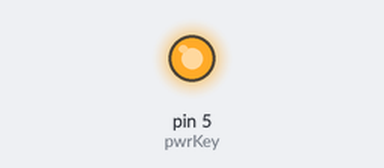
Recording of a sketch running on a simulated Teensy 4. Shown: output pins drawn as LEDs (lit = HIGH). The modem accepts every AT command (registered, SIM ready, sends succeed) and sends nothing else.

Above: at 0.1 s.
At 3.1 s:
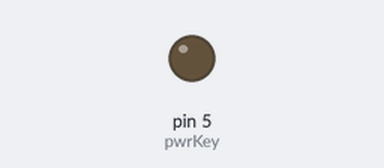
Timing chart, 0 to 4.6 s (numbered marks = the images above):
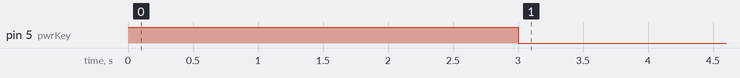

The sketch:

tbmon_base_Teensy.ino
```cpp
/* Requires Arduino IDE and MIRF library
 * MIRF lib: https://github.com/aaronds/arduino-nrf24l01/tree/master/Mirf
 * NOTE: It may be necessary to modify MirfHardwareSpiDriver.cpp with;
 * SPI.setClockDivider(SPI_CLOCK_DIV2);
 * to increase stability on Freescale K series uC.
 * NOTE: added flushRX() function declare to HardwareSerial.h & function to HardwareSerial3.cpp
 * flushRX() is the old <1.0 flush() function to clear the Serial buffer.
 */

#include <SPI.h>
#include <Mirf.h>
#include <nRF24L01.h>
#include <MirfHardwareSpiDriver.h>

//PwrKey SIM900
int pwrKey = 5;

//GSM driver pins
//byte gsmDriverPin[3] = {3,4,5};

//Xively API Key
char xApiKey[49] = "CAhdALe5DFe3xjtcUTdFk0HqWAOwB8xCM3tiLsZqaBVen0zS";
//byte data[Mirf.payload]; // data buffer - unused currently
//float data; // recieved data

void setup(){

  //setup GSM driver pins
  /*for (int i = 0 ; i < 3; i++){
    pinMode(gsmDriverPin[i],OUTPUT);
  }

  digitalWrite(5,HIGH);//Output GSM Timing
  delay(1500);
  digitalWrite(5,LOW);
  delay(5000);
  digitalWrite(3,LOW);//Enable the GSM mode
  digitalWrite(4,HIGH);//Disable the GPS mode
  delay(2000);
  */

  pinMode(pwrKey, OUTPUT);
  digitalWrite(pwrKey, HIGH);
  delay(3000);
  digitalWrite(pwrKey, LOW);

  Serial3.begin(9600);
  delay(5000);//call ready & wait for comms
  delay(5000);


  Serial3.println("AT+CMEE=1");
  delay(2000);

  Serial3.println("AT+CGATT=1"); //attach gprs service
  delay(2000);

  Serial3.println("AT+SAPBR=3,1,\"CONTYPE\",\"GPRS\""); //Set bearer connection type
  delay(2000);

  Serial3.println("AT+SAPBR=3,1,\"APN\",\"wap.o2.co.uk\""); //set bearer mode
  delay(2000);

  Serial3.println("AT+SAPBR=3,1,\"USER\",\"o2wap\""); //set bearer user
  delay(2000);

  Serial3.println("AT+SAPBR=3,1,\"PWD\",\"password\""); //Set bearer pass
  delay(2000);

  //Teensy pin config
  Mirf.cePin = 15;
  Mirf.csnPin = 20;

  // Set the SPI Driver.
  Mirf.spi = &MirfHardwareSpi;

  // Setup pins / SPI
  Mirf.init();

  // Configure reciving address.
  Mirf.setRADDR((byte *)"tbmn1");

  // payload on client and server must be the same.
  Mirf.payload = sizeof(float);

  // Write channel and payload config then power up reciver.
  Mirf.config();

  // Get IP address and post it
  getIP();
}

// main loop
void loop(){

 postData(pollSensor());

 delay(5000);

}

// function to get the current IP and update xevily
void getIP() {
  //char* ipAddr[];
  char serData;
  String stringIpAddr = "";

  Serial3.println("AT+SAPBR=1,1"); //bring up connection
  delay(3000);

  Serial3.println("AT+HTTPINIT"); //Init HTTP engine
  delay(1500);

  Serial3.flush();
  Serial3.println("AT+SAPBR=2,1"); //get IP address
  delay(1000);

  while (Serial3.available() > 0) {
    serData = Serial3.read();
    stringIpAddr += serData;
  }

  if (stringIpAddr.indexOf("\"") > 0) {
    //Serial3.println(stringIpAddr);
    stringIpAddr = stringIpAddr.substring(stringIpAddr.indexOf("\"") + 1, stringIpAddr.lastIndexOf("\"") - 1);
  }

  Serial3.print("AT+HTTPPARA=\"URL\",\"ec2-54-242-171-87.compute-1.amazonaws.com/xively/xivelyPut.php?X-ApiKey=CAhdALe5DFe3xjtcUTdFk0HqWAOwB8xCM3tiLsZqaBVen0zS&chan=IPAddr&DATA=");

  Serial3.print(stringIpAddr);
  Serial3.println("\"");
  delay(1000);

  Serial3.println("AT+HTTPREAD");
  delay(2000);

  Serial3.println("AT+HTTPACTION=0"); //do HTTP get
  delay(6000);

  Serial3.println("AT+HTTPTERM");
  delay(1000);

}

float pollSensor(){

  float data;

  /*
   * If a packet has been recived.
   * isSending also restores listening mode when it
   * transitions from true to false.
   */

  if(!Mirf.isSending() && Mirf.dataReady()){

    // load the packet into the buffer.
    Mirf.getData((byte *)&data);

    // Set the send address.
    Mirf.setTADDR((byte *)"volt1");

    // Send the data back to the client.
    Mirf.send((byte *)&data);

    /*
     * Wait untill sending has finished
     * NB: isSending returns the chip to receving after returning true.
     */

    return data;
  }

}

void postData(float senseData){
//  char serDat[25];

  Serial3.println("AT+SAPBR=1,1"); //bring up connection
  delay(3000);

  Serial3.println("AT+HTTPINIT"); //Init HTTP engine
  delay(1500);

  //set URL
  Serial3.print("AT+HTTPPARA=\"URL\",\"ec2-54-242-171-87.compute-1.amazonaws.com/xively/xivelyPut.php?X-ApiKey=CAhdALe5DFe3xjtcUTdFk0HqWAOwB8xCM3tiLsZqaBVen0zS&chan=volts&DATA=");
  Serial3.print(senseData);
  Serial3.println("\"");
  delay(1000);

  Serial3.println("AT+HTTPACTION=0"); //do HTTP get
  delay(6000);

  Serial3.println("AT+HTTPREAD");
  delay(2000);

  Serial3.println("AT+HTTPTERM");
  delay(1000);

}
```
